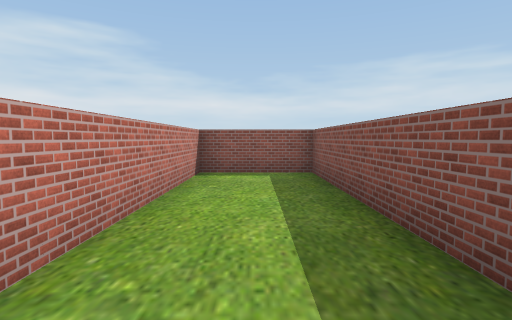
[1] (above)

16 first-person views from a walk through a Unity game level. The camera is 1.5 m above the floor, tilts 4° down and sees 80° across. The floor is counted in squares, 2 m on a side. Each view is taken from the middle of a square. On the plan, view 1 faces up. The plan holds only what a view shows up to about 10 squares ahead; the rest is blank. The place goes on beyond the plan. The player character is not drawn. Some surface patterns are stand-ins.

[2]
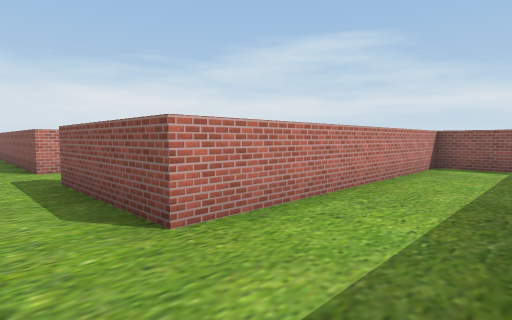

[3]
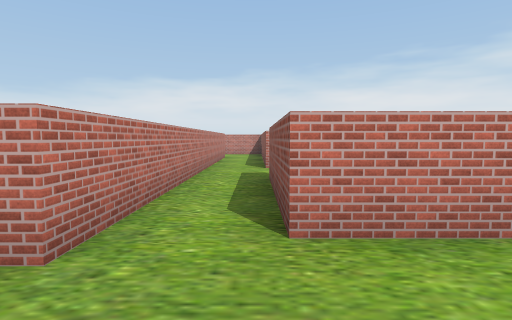

[4]
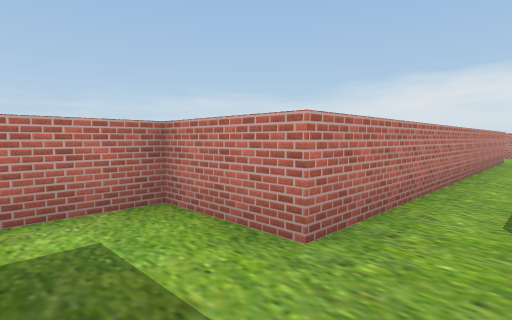

[5]
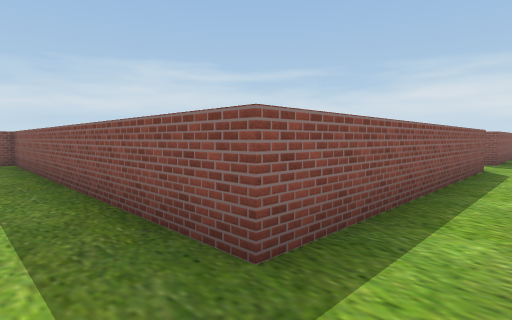

[6]
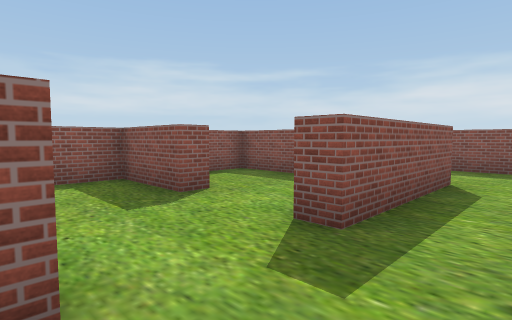

[7]
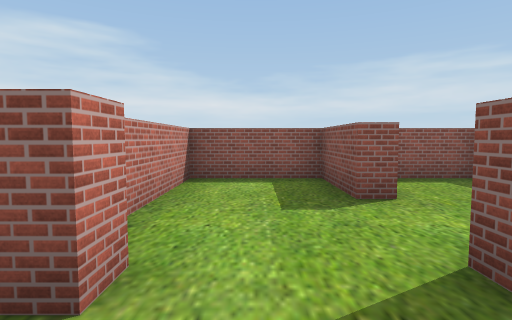

[8]
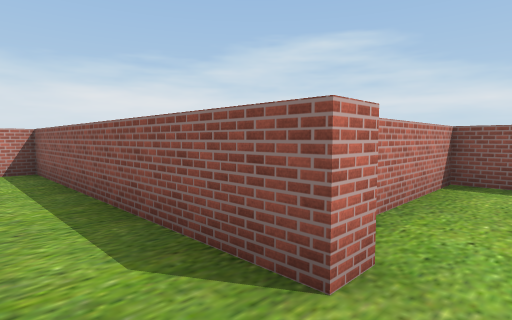

[9]
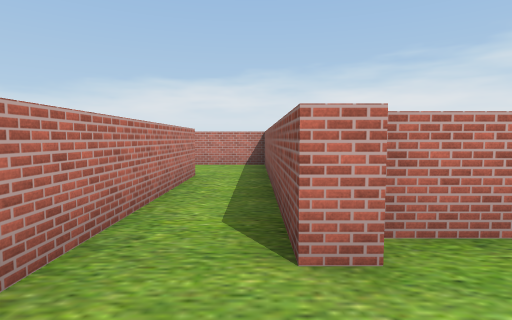

[10]
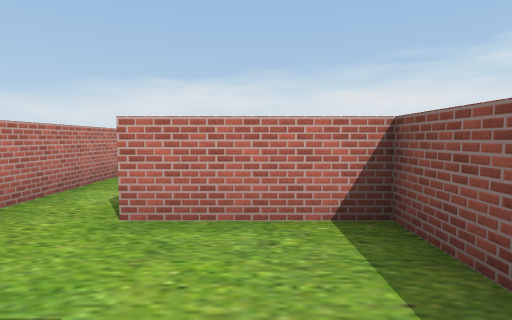

[11]
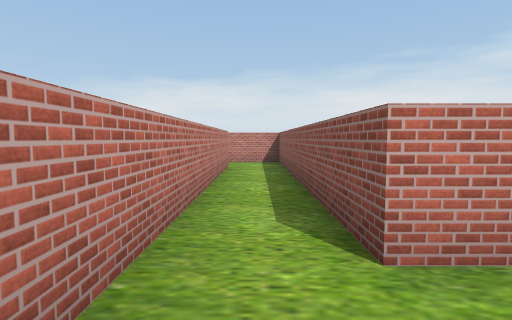

[12]
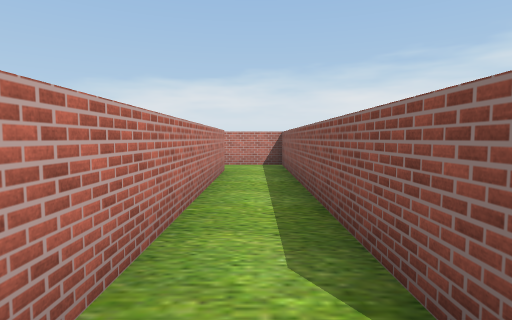

[13]
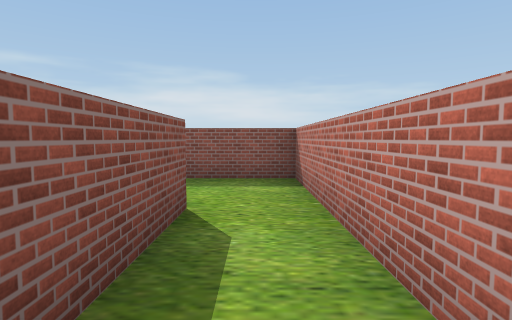

[14]
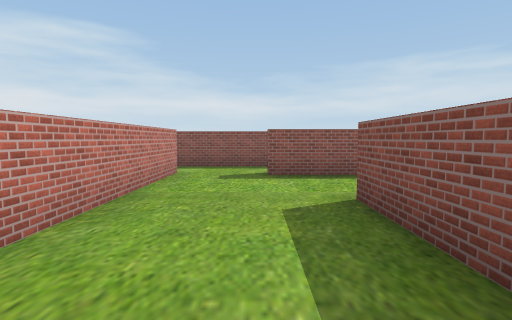

[15]
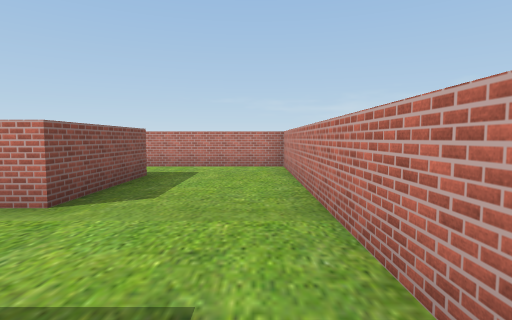

[16]
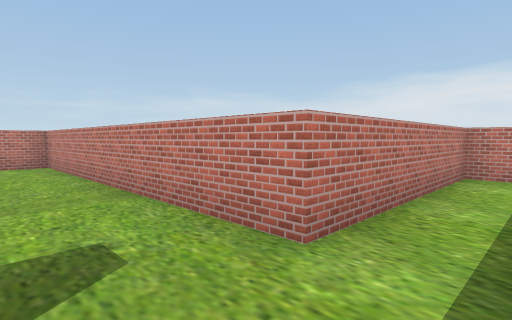

### Floor plan
Ten units are one square. View 1 is at (0, 0); x grows to the right and y downward. Boxes are objects, and circles mark ways between rooms. Rooms are numbered by the first view taken in them; rooms with no view inside come last. Other rooms are left out.
<svg viewBox="-222 -73 312 200">
<path fill="none" stroke="#000" d="M13 16 13 -68 -12 -68 -12 7 -47 7M-67 7 -137 7 -137 32M85 28 24 28M-112 22 -8 22 -8 42 42 42M-137 32 -217 32 -217 50M-202 47 -113 47 -113 26M73 102 73 72 78 72M81 48 62 48M42 42 42 122 80 122M-41 -17 -47 -17M-17 -20 -17 -37 -34 -37"/>
<circle cx="-125" cy="30" r="3" fill="#2a7"/>
<circle cx="55" cy="50" r="3" fill="#2a7"/>
<text x="0" y="10">1</text>
<text x="-160" y="40">2</text>
<text x="60" y="90">3</text>
<text x="-30" y="-10">4</text>
</svg>
Room 1 opens to room 2. Room 1 opens to room 3.

Where each view was taken, in squares from view 1:
view 1: 0 up, 0 right, facing up
view 2: 2 down, 1 right, facing up-left
view 3: 1 down, 1 right, facing left
view 4: 1 down, 1 right, facing down-left
view 5: 4 down, 0 right, facing up-right
view 6: 2 down, 7 left, facing up-right
view 7: 2 down, 6 left, facing up
view 8: 2 down, 6 left, facing up-left
view 9: 1 down, 5 left, facing left
view 10: 2 down, 11 left, facing left
view 11: 4 down, 12 left, facing left
view 12: 4 down, 13 left, facing left
view 13: 4 down, 17 left, facing right
view 14: 11 down, 6 right, facing up
view 15: 4 down, 5 right, facing down
view 16: 3 down, 6 right, facing down-left
